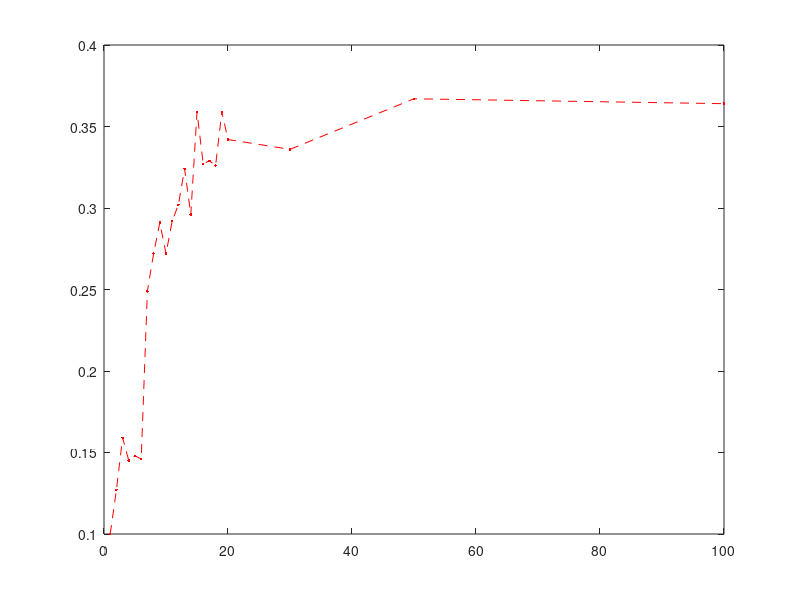

This figure's MATLAB source: (Note: this script raises an error after producing the figure.)
x=1:0.01:20;

%Euclidean Distance
x_e=[1	2	3	4	5	6	7	8	9	10	11	12	13	14	15	16	17	18	19	20	30	50	100];
y_e=[0.1	0.127	0.159	0.145	0.148	0.146	0.249	0.272	0.291	0.272	0.292	0.302	0.324	0.296	0.359	0.327	0.329	0.326	0.359	0.342	0.336	0.367	0.364];
plot(x_e, y_e, 'r.--');
hold on
%p_e=polyfit(x_e, y_e, 1);
%y1=polyval(p_e, x);
f_e=fittype('a*log2(x)+b');
fit1=fit(x_e', y_e', f_e', 'StartPoint', [x_e(1) y_e(1)]);
y1=feval(fit1, x');
plot(x, y1, 'r');

%Manhattan Distance
x_m=[1	2	3	4	5	6	7	8	9	10	11	12	13	14	15	16	17	18	19	20	30	50	100];
y_m=[0.1	0.11	0.144	0.136	0.147	0.138	0.256	0.241	0.271	0.274	0.278	0.257	0.279	0.287	0.313	0.288	0.293	0.281	0.312	0.308	0.3	0.292	0.297];
plot(x_m, y_m, 'b.--');
hold on
%p_m=polyfit(x_m, y_m, 1);
%y2=polyval(p_m, x);
f_m=fittype('a*log2(x)+b');
fit2=fit(x_m', y_m', f_m', 'StartPoint', [x_m(1) y_m(1)]);
y2=feval(fit2, x');
plot(x, y2, 'b');

%Chebyshev Distance
x_c=[1	2	3	4	5	6	7	8	9	10	11	12	13	14	15	16	17	18	19	20	30	50	100];
y_c=[0.1	0.129	0.165	0.164	0.154	0.164	0.288	0.279	0.314	0.291	0.325	0.305	0.33	0.361	0.364	0.37	0.363	0.375	0.395	0.406	0.403	0.423	0.441];
plot(x_c, y_c, 'k.--');
hold on
%p_c=polyfit(x_c, y_c, 1);
%y3=polyval(p_c, x);
f_c=fittype('a*log2(x)+b');
fit3=fit(x_c', y_c', f_c', 'StartPoint', [x_c(1) y_c(1)]);
y3=feval(fit3, x');
plot(x, y3, 'k');

%general settings
xlabel('k');
ylabel('error rate');
legend('ed', 'Euclidean Distance', 'md', 'Manhattan Distance', 'cd', 'Chebyshev Distance');
title('Normalized distances compare');